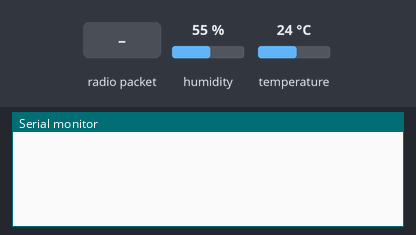
The sketch below on a simulated Arduino Uno, built with avr-gcc and run on an emulated ATmega328P. Parts: the last lines printed to the serial monitor. The test bench sets the inputs (shaded band); at power-on: humidity 55 %, temperature 24 °C. No radio packets arrive unless stated.

Above: at 1.3 s.
1.4 s: radio packet "1" arrives
At 3.2 s:
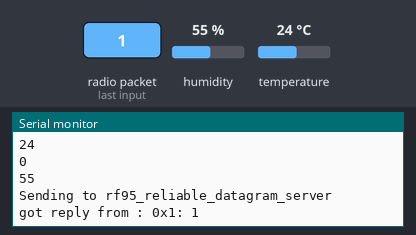
3.6 s: humidity set to 22 %
At 16.0 s:
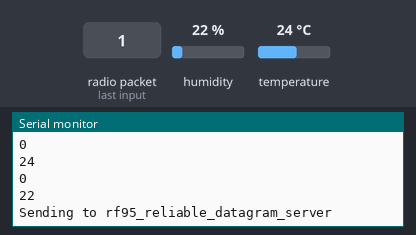
Timing chart, 0 to 17.5 s (numbered marks = the images above; inputs shaded):
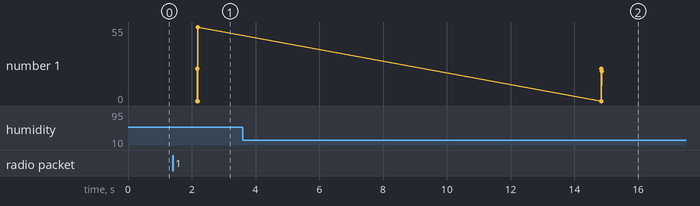

Measured:
- after the input at 1.4 s, the serial monitor: prints a new line after 0.87 s (image 1)
- after the input at 3.6 s, the serial monitor: prints a new line after 11.2 s (image 2)
- plotted number 1: 55 → 22 after the input at 3.6 s

The sketch:

lora_try1.ino
```cpp
#include <RHReliableDatagram.h>
#include <RH_RF95.h>
#include <SPI.h>
#include "DFRobot_SHT20.h"

#define RF95_FREQ 868.00
#define CLIENT_ADDRESS 1
#define SERVER_ADDRESS 2

// Singleton instance of the radio driver
RH_RF95 driver(10, 2);
//RH_RF95 driver(5, 2); // Rocket Scream Mini Ultra Pro with the RFM95W

// Class to manage message delivery and receipt, using the driver declared above
RHReliableDatagram manager(driver, CLIENT_ADDRESS);

// Need this on Arduino Zero with SerialUSB port (eg RocketScream Mini Ultra Pro)
//#define Serial SerialUSB
DFRobot_SHT20 sht20;
uint8_t z[RH_RF95_MAX_MESSAGE_LEN];
byte buf1[3];
int reading=0;
//byte i;
byte present = 0;
byte type_s;
byte data[12];
byte addr[8];
float celsius, fahrenheit;


void setup()
{
  Serial.begin(9600);
  while (!Serial) ; // Wait for serial port to be available
  if (!manager.init())
  {
    Serial.println("init failed");
  }
  if(!driver.setFrequency(RF95_FREQ))
  {
    Serial.print("Frequency is not set");
    Serial.println("Set the frequency");
    driver.setFrequency(RF95_FREQ);
  }
    driver.setTxPower(20, false);
    driver.setModemConfig(RH_RF95::Bw125Cr45Sf128);
    sht20.initSHT20();                                  // Init SHT20 Sensor
    delay(100);
    sht20.checkSHT20();
    //Serial.println("all set");
}

//uint8_t data[] = "Hello World!";
//uint8_t data[] = "Hello World!";
// Dont put this on the stack:
uint8_t buf[RH_RF95_MAX_MESSAGE_LEN];

void loop()
{
  datapacket();
  Serial.println("Sending to rf95_reliable_datagram_server");
  // Send a message to manager_server
  if (manager.sendtoWait(buf1, sizeof(buf1), SERVER_ADDRESS))
  {
    // Now wait for a reply from the server
    uint8_t len = sizeof(z);
    uint8_t from;
//    int snr=driver.lastSNR();
//    Serial.print("snr @ client =");
//    Serial.println(snr);
//    int16_t rssi=driver.lastRssi();
//    Serial.print("rssi @ client =");
//    Serial.println(rssi);

    if (manager.recvfromAckTimeout(buf, &len, 2000, &from))
    {
      Serial.print("got reply from : 0x");
      Serial.print(from, HEX);
      Serial.print(": ");
      Serial.println((char*)buf);
    }
    else
    {
      Serial.println("No reply, is rf95_reliable_datagram_server running?");
    }
  }
  else
    Serial.println("sendtoWait failed");
  delay(500);
  //for(int i=0;i<1;i++)
  {
    for(int j=0;j<10;j++)
    {
      delay(1000);
    }
}
}

void datapacket()
{
  digitalWrite(3,HIGH);
  delay(2000);
  int x1=int(sht20.readTemperature());
  int x2=int(sht20.readHumidity());
  Serial.print(" Temperature:");
    Serial.print(x1, 1);
    Serial.println("C");
    Serial.print(" Humidity:");
    Serial.print(x2, 1);
    Serial.println("%");
  digitalWrite(3,LOW);
  int y1=x1/255;
  int z1=x1%255;
  buf1[0]=byte(y1);
  buf1[1]=byte(z1);
  int y2=x2/255;
  int z2=x2%255;
  buf1[2]=byte(y2);
  buf1[3]=byte(z2);
  Serial.println(y1);
  Serial.println(z1);
  Serial.println(y2);
  Serial.println(z2);
}
```
